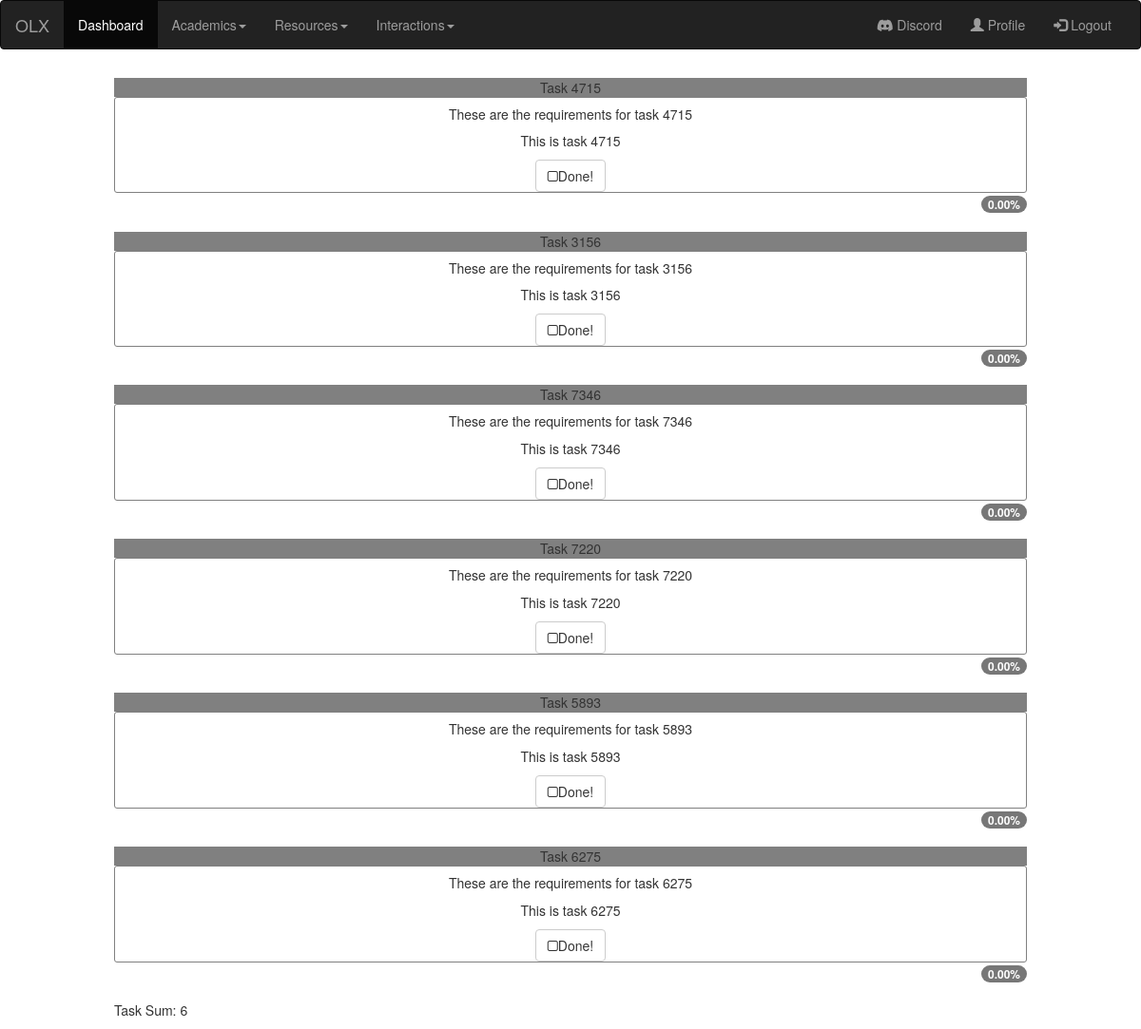
The page /tasks/51 (signed in) on the database its author committed.
### app/models.py (models this page shows, shortened)
class Tasks(models.Model):
    project = models.ForeignKey(Project, default=None, on_delete=models.PROTECT)
    task_id = models.IntegerField()
    task_name = models.CharField(max_length=100)
    task_content = models.TextField(max_length=5000)
    task_requirements = models.TextField(max_length=1000)

### app/views.py (the view)
# urls.py: path('tasks/<int:project_ID>', views.tasks, name='tasks'),
@login_required
def tasks(request, project_ID):
    s_project = Project.objects.get(project_id = project_ID)
    my_tasks = Tasks.objects.filter(project = s_project) # Fetch tasks
    number = my_tasks.count() # Number of tasks
    context = {
        'tasks': my_tasks,
        'n': number
    }
    return render(request, 'tasks.html', context=context)

### app/templates/tasks.html (shortened to what this page needs)
{% include 'sidepane.html' %}
{% block content %}
<div class="d-grid gap-3">
    {% for task in tasks %}
    <div class="p-2 border">
        <div class="card  text-center">
            <div class="card-header">
                {{ task.task_name }}
            </div>
            <div class="card-body">
                <h5 class="card-title">{{ task.task_requirements }}</h5>
                <p class="card-text">{{ task.task_content }}</p>
                <button href="#" class="btn btn-default but" onclick="uncheck(this)"><i class='fa fa-square-o'></i>Done!</button>
            </div>
            <div class="card-footer text-muted text-right">
                <span class="badge bg-secondary">0.00%</span>
            </div>
        </div>
    </div>
    {% endfor %}
    <div class="p-2 bg-light border">Task Sum: {{n}}</div>
</div>
{% endblock %}

### app/templates/tasks.html (style rules this page uses)
.d-grid { padding-left: 10%; padding-right: 10%; }
.p-2 { padding-top: 1%; padding-bottom: 1%; }
.card-header { background-color: gray; }
.card-body { border-width: 1px; border-style: solid; border-color: gray; border-radius: 3px; }

### rows shown on the page
Tasks: task_name "Task 4715", task_requirements "These are the requirements for task 4715", task_content "This is task 4715"
Tasks: task_name "Task 3156", task_requirements "These are the requirements for task 3156", task_content "This is task 3156"
Tasks: task_name "Task 7346", task_requirements "These are the requirements for task 7346", task_content "This is task 7346"
Tasks: task_name "Task 7220", task_requirements "These are the requirements for task 7220", task_content "This is task 7220"
Tasks: task_name "Task 5893", task_requirements "These are the requirements for task 5893", task_content "This is task 5893"
Tasks: task_name "Task 6275", task_requirements "These are the requirements for task 6275", task_content "This is task 6275"

### other values the page prints
{{ n }} "6"
